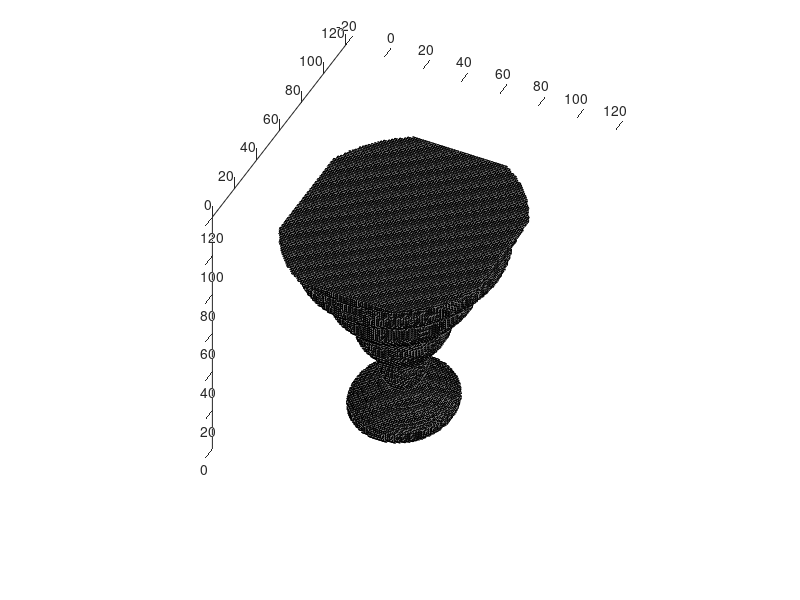

This chart was generated by the following MATLAB code:
function xface=blockPlot(mask, offset, varargin)
%function xface=blockPlot(mask, offset, varargin)
%draw a 3D lego-like plot from a bitmask
%inputs:
%mask -     a 3D logical array or a 3D binary mask. The function will draw
%           boxes around all points (1's) in the mask which border empty 
%           space (0's).
%           Interior points which do not border any empty space will not be
%           drawn.
%           If no input is given, draws an example (wavy cone)
%offset -   3-component vector added to the coordinate of all patches drawn 
%           (default=[0 0 0])
%           Useful if the user wants to pass only part of the figure to be
%           drawn, but have the coordinates correct to match another plot
%varagin -  pair of plot style properties to pass to the patch command.
%           ex: (...,'color','r'), (...,'facealpha',.5),
%           (...,'edgecolor','none'), etc
%outputs:
%xface - returns patch object that was drawn
%
%examples:
%   p=blockPlot();
%   p=blockPlot(ones([10 10 10]));
%   p=blockPlot(ones([10 10 10]), [0 0 0], 'facecolor','r', 'facealpha',.5)
%
%  Tripp Jones, June 2011

%set offset to zero if none given
if nargin < 2
    offset=[0 0 0];
end

%draw wavy cone if no input is given
if nargin < 1
    s=101;
    mask=zeros([s 100 s]);
    k=0;
    z_r=[sqrt(9.5^2-(10.5-(1:20)).^2)/9.5*s/4 ((21:100)/100).^(1.2)*s/2.*(sin(linspace(0+k/100*8*pi(), 8*pi()+k/100*8*pi(), 80))/15+1).*linspace(.9,1.1, 80) ];
    xpos=cumsum(ones(s),1)-(s-1)/2-1;
    ypos=cumsum(ones(s),2)-(s-1)/2-1;
    rpos=sqrt(xpos.^2+ypos.^2);
    for k=1:100
        a=zeros(s);
        a(rpos<z_r(k))=1;
        mask(:,k,:)=reshape(a, [s 1 s]);
    end
end

%pad array with zeros to find 1's along border
mask=padarray(mask, [1 1 1]);

verts=[]; %will contain all vertices of the resulting figure

%trim mask to non-zero values
[xlims ylims zlims]=find_limits(mask, 1);
mask=mask(xlims,ylims,zlims);
mask_size=[numel(xlims) numel(ylims) numel(zlims)];

%set 3D offset used for plotting
xmin=min(ylims)+offset(1,2)-2.5;
ymin=min(xlims)+offset(1,1)-2.5;
zmin=min(zlims)+offset(1,3)-3.5;

%arrays to shift each component of the vertices
s1=[0;0;1;1];
s2=[0;1;1;0];
s3=[.5;.5;.5;.5];


%create convolution kernels
n1=zeros([1 1 3]);
n2=n1;
n3=n1;
n1(1,1,1)=-1;
n1(1,1,3)=1;
n2(1,1,1)=1;
n2(1,1,3)=-1;
n3(1,1,1)=-1;
n3(1,1,3)=-1;
n3(1,1,2)=1;

%find edges in +/- x/y/z direction
xmask1=convn(mask, [-1 0 1], 'same');
xmask2=convn(mask, [1 0 -1], 'same');
ymask1=convn(mask, [-1;0;1], 'same');
ymask2=convn(mask, [1;0;-1], 'same');
zmask1=convn(mask, n1,      'same');
zmask2=convn(mask, n2,      'same');

%find points with empty edges on both sides
xmask3=convn(mask, [-1 1 -1], 'same');
ymask3=convn(mask, [-1;1;-1], 'same');
zmask3=convn(mask, n3,      'same');


%find coordinates of -x edges
[p(:,1) p(:,2) p(:,3)]=ind2sub(mask_size,find((mask & xmask2==1) | xmask3==1));
b=size(p,1);
%repeat each point 4 times (to make 4 points for square face)
p=p(sort(repmat((1:b)', [4 1])),:);
%apply shifts to find corners of patch face
shifts=[s2+ymin -s3+xmin+.5 s1+zmin];
p=p+repmat(shifts,[b 1]);
verts=[verts;p];
clear p

%find coordinates of +x edges
[p(:,1) p(:,2) p(:,3)]=ind2sub(mask_size,find((mask & xmask1==1) | xmask3==1));
b=size(p,1);
p=p(sort(repmat((1:b)', [4 1])),:);
shifts=[s2+ymin s3+xmin+.5 s1+zmin];
p=p+repmat(shifts,[b 1]);
verts=[verts;p];
clear p

% -y
[p(:,1) p(:,2) p(:,3)]=ind2sub(mask_size,find((mask & ymask2==1)| ymask3==1));
b=size(p,1);
p=p(sort(repmat((1:b)', [4 1])),:);
shifts=[-s3+ymin+.5 s2+xmin s1+zmin];
p=p+repmat(shifts,[b 1]);
verts=[verts;p];
clear p

% +y
[p(:,1) p(:,2) p(:,3)]=ind2sub(mask_size,find((mask & ymask1==1) | ymask3==1));
b=size(p,1);
p=p(sort(repmat((1:b)', [4 1])),:);
shifts=[s3+ymin+.5 s2+xmin s1+zmin];
p=p+repmat(shifts,[b 1]);
verts=[verts;p];
clear p


%-z
[p(:,1) p(:,2) p(:,3)]=ind2sub(mask_size,find((mask & zmask2==1) | zmask3==1));
b=size(p,1);
p=p(sort(repmat((1:b)', [4 1])),:);
shifts=[s1+ymin s2+xmin -s3+zmin+.5];
p=p+repmat(shifts,[b 1]);
verts=[verts;p];
clear p


% +z
[p(:,1) p(:,2) p(:,3)]=ind2sub(mask_size,find((mask & zmask1==1) | zmask3==1));
b=size(p,1);
p=p(sort(repmat((1:b)', [4 1])),:);
shifts=[s1+ymin s2+xmin s3+zmin+.5];
p=p+repmat(shifts,[b 1]);
verts=[verts;p];
clear p



%draw the patch
xface=patch(verts(:,1),verts(:,2),verts(:,3),[.5 .5 .5],varargin{:});
%re-order the vertices into 4-corner polygons (squares)
set(xface,'faces',reshape(get(xface,'faces'),4,[])');
set(gca, 'cameraPosition',[-200.6507 300.5909 200.2231])


return

function [xlims ylims zlims]=find_limits(mask, padding)

xlims=find(squeeze(sum(sum(mask,2),3)));
ylims=find(squeeze(sum(sum(mask,1),3)));
zlims=find(squeeze(sum(sum(mask,2),1)));

xlims=(min(xlims)-padding):(max(xlims)+padding);
ylims=(min(ylims)-padding):(max(ylims)+padding);
zlims=(min(zlims)-padding):(max(zlims)+padding);

return

